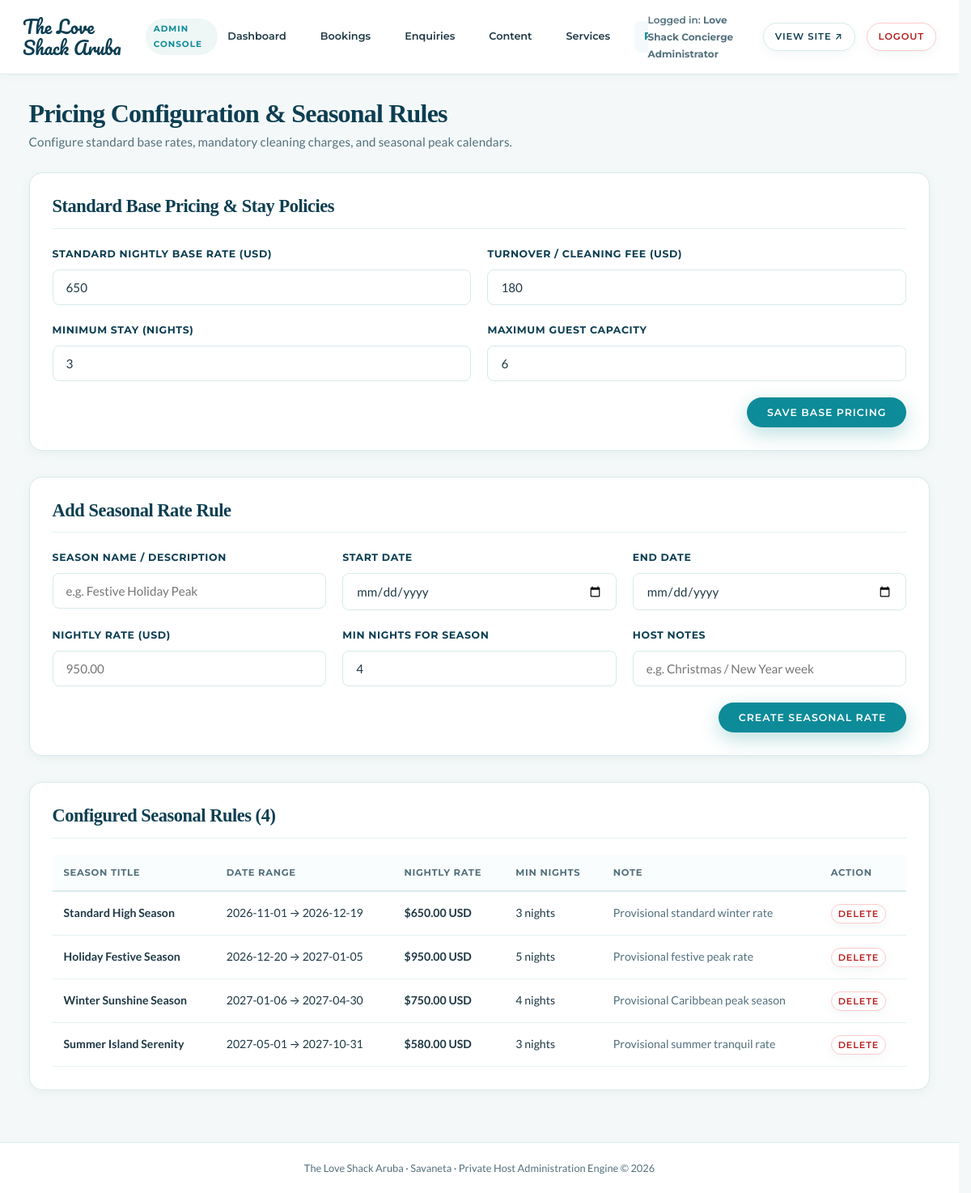
/admin/pricing.php (signed in), run on the app's committed database.
### tables this page shows
CREATE TABLE `pricing_rules` (
  `id` INT AUTO_INCREMENT PRIMARY KEY,
  `title` VARCHAR(128) NOT NULL,
  `start_date` DATE NOT NULL,
  `end_date` DATE NOT NULL,
  `nightly_rate` DECIMAL(10,2) NOT NULL,
  `min_stay_nights` TINYINT NOT NULL DEFAULT 3,
  `note` VARCHAR(255) NULL,
  `is_active` TINYINT(1) NOT NULL DEFAULT 1,
  `created_at` TIMESTAMP DEFAULT CURRENT_TIMESTAMP
);

### includes/functions.php (called while the page is built, shortened)
<?php
function get_site_settings(): array {
    $defaultSettings = [
        'site_title'           => 'The Love Shack Aruba',
        'site_tagline'         => 'Luxury Beachfront Sanctuary · Savaneta, Aruba',
        'concierge_email'      => 'concierge@loveshackaruba.com',
        'concierge_phone'      => '+297 580 0000',
        'property_location'    => 'Savaneta Beachfront, Aruba, Dutch Caribbean',
        'default_nightly_rate' => '650.00',
        'min_stay_nights'      => '3',
        'max_guests'           => '6',
        'cleaning_fee'         => '180.00',
        'service_tax_percent'  => '9.50',
        'checkin_time'         => '15:00',
        'checkout_time'        => '11:00',
        'cancellation_policy'  => 'Full refund up to 30 days prior to arrival. 50% refund between 30 and 14 days prior.',
    ];
    $pdo = get_db_connection();
    try {
        $stmt = $pdo->query("SELECT setting_key, setting_value FROM site_settings");
        $rows = $stmt->fetchAll();
        foreach ($rows as $row) {
            $defaultSettings[$row['setting_key']] = $row['setting_value'];
        }
    } catch (Exception $e) {
        error_log("Failed to load site settings: " . $e->getMessage());
    }
    return $defaultSettings;
}

### admin/pricing.php (the view, shortened to what this page needs)
<?php
require_once __DIR__ . '/includes/admin_header.php';
$pdo = get_db_connection();
$settings = get_site_settings();
$rules = [];
if ($pdo) {
    try {
        $stmt = $pdo->query("SELECT * FROM pricing_rules ORDER BY start_date ASC");
        $rules = $stmt->fetchAll();
    } catch (Exception $e) {
        error_log("Error fetching pricing rules: " . $e->getMessage());
    }
}
?>
<div class="admin-header-row">
  <div>
    <h1>Pricing Configuration & Seasonal Rules</h1>
    <p>Configure standard base rates, mandatory cleaning charges, and seasonal peak calendars.</p>
  </div>
</div>
<div class="admin-card">
  <div class="admin-card-header">
    <h2>Standard Base Pricing & Stay Policies</h2>
  </div>
  <form method="POST" action="pricing.php">
    <div class="admin-grid-2">
      <div class="admin-form-group">
        <label for="default_nightly_rate">Standard Nightly Base Rate (USD)</label>
        <input type="number" id="default_nightly_rate" name="default_nightly_rate" step="0.01" value="<?= (float)($settings['default_nightly_rate'] ?? 650) ?>" required>
      </div>
      <div class="admin-form-group">
        <label for="cleaning_fee">Turnover / Cleaning Fee (USD)</label>
        <input type="number" id="cleaning_fee" name="cleaning_fee" step="0.01" value="<?= (float)($settings['cleaning_fee'] ?? 180) ?>" required>
      </div>
    </div>
    <div class="admin-grid-2">
      <div class="admin-form-group">
        <label for="min_stay_nights">Minimum Stay (Nights)</label>
        <input type="number" id="min_stay_nights" name="min_stay_nights" min="1" max="30" value="<?= (int)($settings['min_stay_nights'] ?? 3) ?>" required>
      </div>
      <div class="admin-form-group">
        <label for="max_guests">Maximum Guest Capacity</label>
        <input type="number" id="max_guests" name="max_guests" min="1" max="20" value="<?= (int)($settings['max_guests'] ?? 6) ?>" required>
      </div>
    </div>
    <div style="display: flex; justify-content: flex-end;">
      <button type="submit" class="btn btn-teal" style="padding: 10px 24px; font-size: 0.78rem;">
        Save Base Pricing
      </button>
    </div>
  </form>
</div>
<div class="admin-card">
  <div class="admin-card-header">
    <h2>Add Seasonal Rate Rule</h2>
  </div>
  <form method="POST" action="pricing.php">
    <div class="admin-grid-3">
      <div class="admin-form-group">
        <label for="title">Season Name / Description</label>
        <input type="text" id="title" name="title" placeholder="e.g. Festive Holiday Peak" required>
      </div>
      <div class="admin-form-group">
        <label for="start_date">Start Date</label>
        <input type="date" id="start_date" name="start_date" required>
      </div>
      <div class="admin-form-group">
        <label for="end_date">End Date</label>
        <input type="date" id="end_date" name="end_date" required>
      </div>
    </div>
    <div class="admin-grid-3">
      <div class="admin-form-group">
        <label for="nightly_rate">Nightly Rate (USD)</label>
        <input type="number" id="nightly_rate" name="nightly_rate" step="0.01" min="0" placeholder="950.00" required>
      </div>
      <div class="admin-form-group">
        <label for="rule_min_stay">Min Nights for Season</label>
        <input type="number" id="rule_min_stay" name="min_stay_nights" min="1" value="4" required>
      </div>
      <div class="admin-form-group">
        <label for="note">Host Notes</label>
        <input type="text" id="note" name="note" placeholder="e.g. Christmas / New Year week">
      </div>
    </div>
    <div style="display: flex; justify-content: flex-end;">
      <button type="submit" class="btn btn-teal" style="padding: 10px 24px; font-size: 0.78rem;">
        Create Seasonal Rate
      </button>
    </div>
  </form>
</div>
<div class="admin-card">
  <div class="admin-card-header">
    <h2>Configured Seasonal Rules (<?= count($rules) ?>)</h2>
  </div>
  <?php if (empty($rules)): ?>
    <p style="color: var(--color-text-muted); padding: 12px 0;">No seasonal rules configured. Standard base rate applies to all dates.</p>
  <?php else: ?>
    <div class="admin-table-wrap">
      <table class="admin-table">
        <thead>
          <tr>
            <th>Season Title</th>
            <th>Date Range</th>
            <th>Nightly Rate</th>
            <th>Min Nights</th>
            <th>Note</th>
            <th>Action</th>
          </tr>
        </thead>
        <tbody>
          <?php foreach ($rules as $r): ?>
            <tr>
              <td><strong><?= htmlspecialchars($r['title']) ?></strong></td>
              <td><?= htmlspecialchars($r['start_date']) ?> &rarr; <?= htmlspecialchars($r['end_date']) ?></td>
              <td><strong>$<?= number_format((float)$r['nightly_rate'], 2) ?> USD</strong></td>
              <td><?= (int)$r['min_stay_nights'] ?> nights</td>
              <td style="color: var(--color-text-muted);"><?= htmlspecialchars($r['note'] ?: '—') ?></td>
              <td>
                <form method="POST" action="pricing.php" onsubmit="return confirm('Delete this seasonal rate?');" style="display:inline;">
                  <button type="submit" class="btn btn-outline" style="padding: 4px 8px; font-size: 0.7rem; border-color: #fecaca; color: #b91c1c;">
                    Delete
                  </button>
                </form>
              </td>
            </tr>
          <?php endforeach; ?>
        </tbody>
      </table>
    </div>
  <?php endif; ?>
</div>
<?php require_once __DIR__ . '/includes/admin_footer.php'; ?>

### admin/includes/admin_header.php (style rules this page uses)
body.admin-body { background-color: #f4f8f8; font-family: var(--font-body); color: var(--color-text-body); min-height: 100vh; display: flex; flex-direction: column; }
.admin-header-row { display: flex; justify-content: space-between; align-items: flex-end; margin-bottom: 24px; flex-wrap: wrap; gap: 16px; }
.admin-header-row h1 { font-size: 2rem; color: var(--color-primary); margin-bottom: 4px; }
.admin-header-row p { color: var(--color-text-muted); font-size: 0.95rem; }
.admin-card { background: var(--color-white); border: 1px solid var(--color-border); border-radius: var(--radius-md); padding: 28px; box-shadow: var(--shadow-sm); margin-bottom: 32px; }
.admin-card-header { display: flex; justify-content: space-between; align-items: center; margin-bottom: 20px; padding-bottom: 14px; border-bottom: 1px solid var(--color-border-light); }
.admin-card-header h2 { font-size: 1.4rem; color: var(--color-primary); margin: 0; }
.admin-table-wrap { overflow-x: auto; }
table.admin-table { width: 100%; border-collapse: collapse; font-size: 0.88rem; }
table.admin-table th { font-family: var(--font-ui); font-size: 0.72rem; font-weight: 700; text-transform: uppercase; letter-spacing: 0.06em; color: var(--color-text-muted); text-align: left; padding: 12px 14px; border-bottom: 2px solid var(--color-border); background: #fafdfd; }
table.admin-table td { padding: 14px; border-bottom: 1px solid var(--color-border-light); vertical-align: middle; }
.admin-form-group { margin-bottom: 20px; }
.admin-form-group label { display: block; font-family: var(--font-ui); font-size: 0.78rem; font-weight: 700; text-transform: uppercase; letter-spacing: 0.05em; color: var(--color-primary); margin-bottom: 8px; }
.admin-form-group input, .admin-form-group select, .admin-form-group textarea { width: 100%; padding: 12px 16px; border: 1px solid var(--color-border); border-radius: var(--radius-sm); font-family: var(--font-body); font-size: 0.95rem; color: var(--color-text-body); background: var(--color-white); transition: border-color var(--transition-fast); }
.admin-grid-2 { display: grid; grid-template-columns: 1fr 1fr; gap: 20px; }
.admin-grid-3 { display: grid; grid-template-columns: repeat(3, 1fr); gap: 20px; }

### data on the page
pricing_rules: title "Standard High Season", start_date "2026-11-01", end_date "2026-12-19", nightly_rate "650.00", min_stay_nights "3", note "Provisional standard winter rate"
pricing_rules: title "Holiday Festive Season", start_date "2026-12-20", end_date "2027-01-05", nightly_rate "950.00", min_stay_nights "5", note "Provisional festive peak rate"
pricing_rules: title "Winter Sunshine Season", start_date "2027-01-06", end_date "2027-04-30", nightly_rate "750.00", min_stay_nights "4", note "Provisional Caribbean peak season"
pricing_rules: title "Summer Island Serenity", start_date "2027-05-01", end_date "2027-10-31", nightly_rate "580.00", min_stay_nights "3", note "Provisional summer tranquil rate"

### other printed values
$settings['site_title'] "The Love Shack Aruba"
$adminUser "Love Shack Concierge Administrator"
count($rules) "4"
